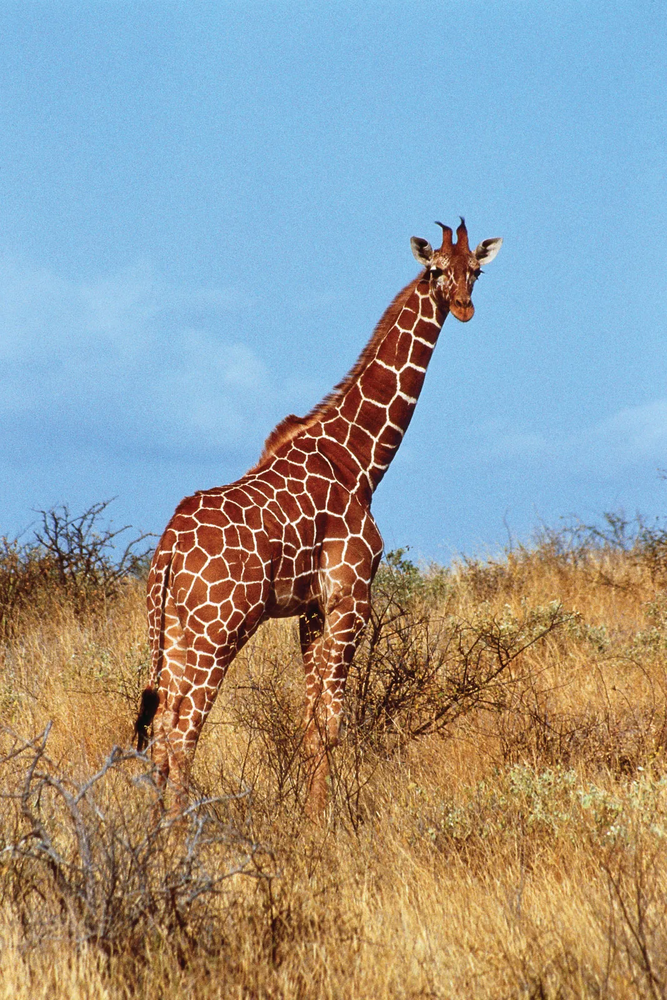
#> input picture images/giraffe-Kenya.png, 667 x 1000 px, shrunk from 1067 x 1600 before the run
$ jupyter execute 12-Edge_Detection_Using_Sobel_Canny_Laplacian.ipynb   (older library calls are emulated)
#> lines starting #> are read from the running program, lines starting #| are printed output that depends on the picture
## Edge Detection

[cell 1]
import cv2
import numpy
import matplotlib.pyplot as plt

[cell 2]
image=cv2.imread('images/giraffe-Kenya.png',cv2.IMREAD_GRAYSCALE)
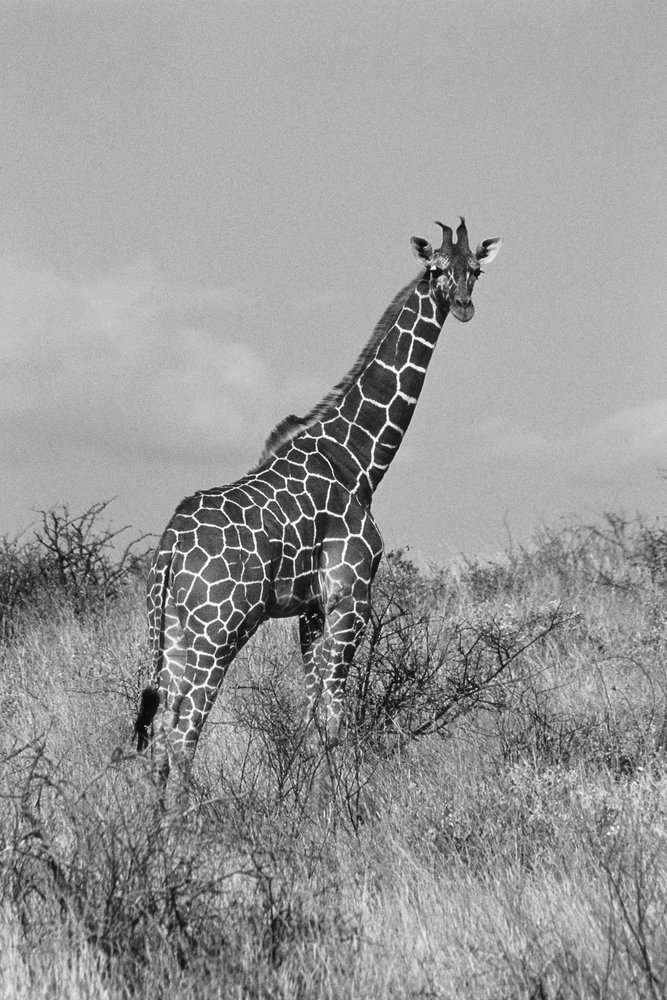
#> image: shape (1000, 667); min 7, max 255, mean 152.7


### Sobel Edge Detector

sobel_x=cv2.Sobel(image,cv2.CV_64F,1,0,ksize=3)
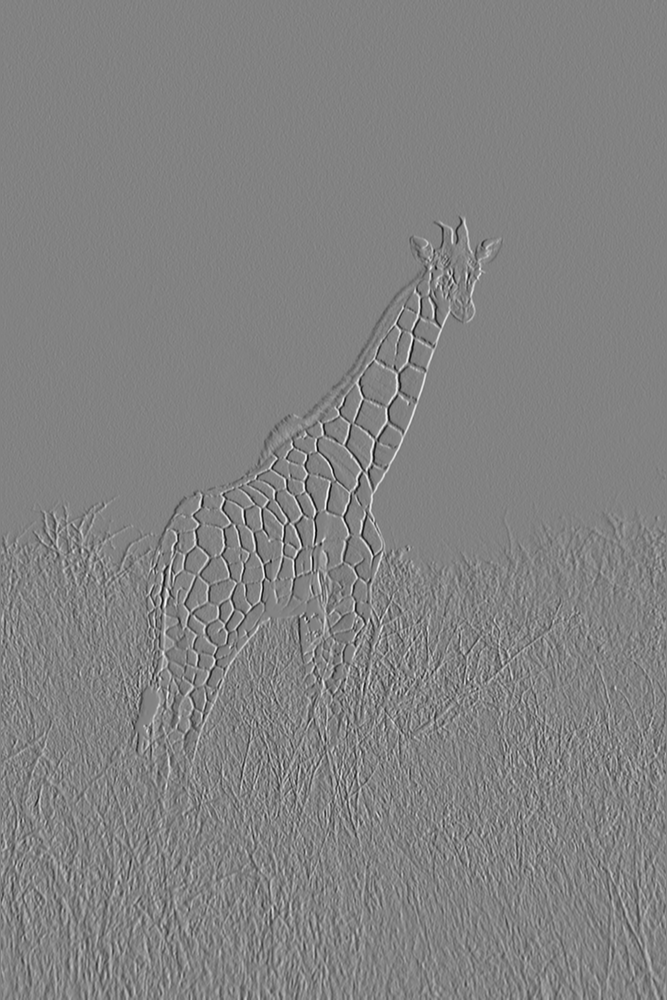
#> sobel_x: shape (1000, 667) float64; min -878, max 838, mean 0; drawn with min black and max white
sobel_y=cv2.Sobel(image,cv2.CV_64F,0,1,ksize=3)
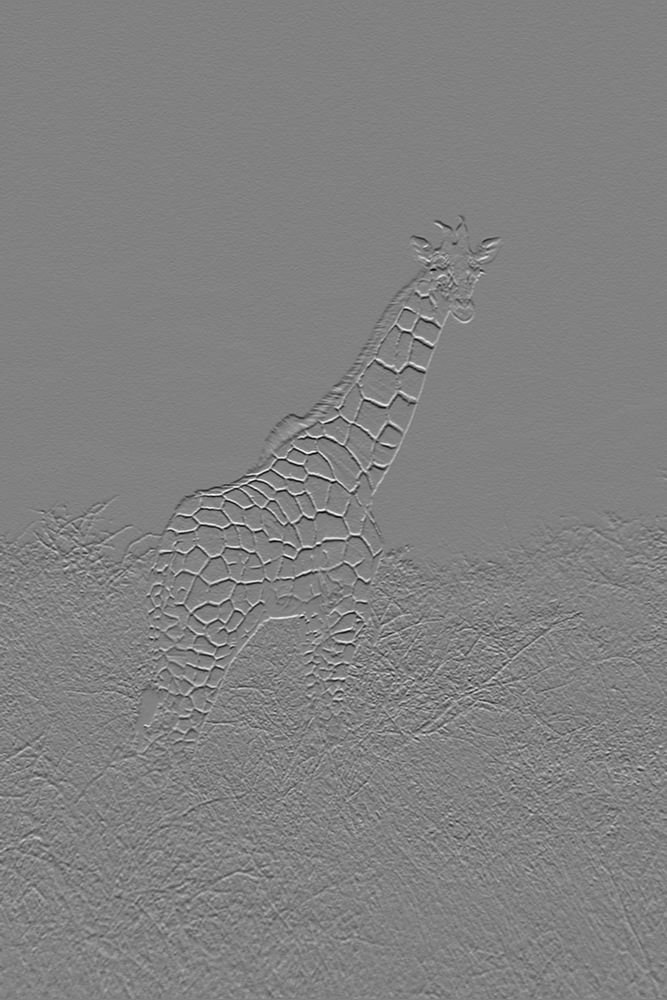
#> sobel_y: shape (1000, 667) float64; min -849, max 821, mean -0.3; drawn with min black and max white
sobel_combiend=cv2.magnitude(sobel_x,sobel_y)
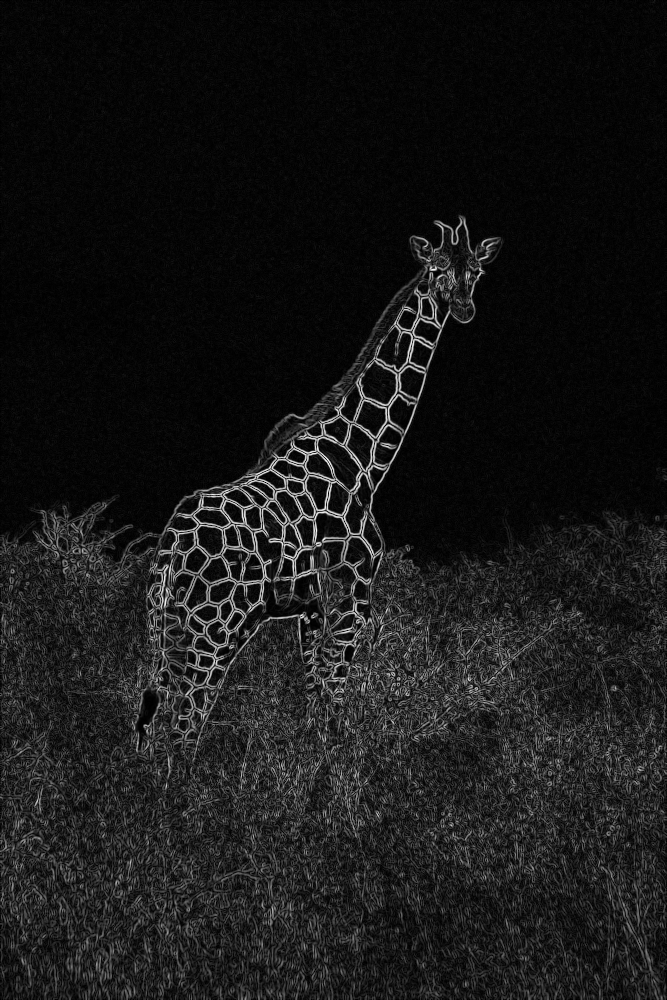
#> sobel_combiend: shape (1000, 667) float64; min 0, max 879.8, mean 85; drawn with min black and max white


### Laplacian
Laplacian = cv2.Laplacian(image,cv2.CV_64F , ksize=3)
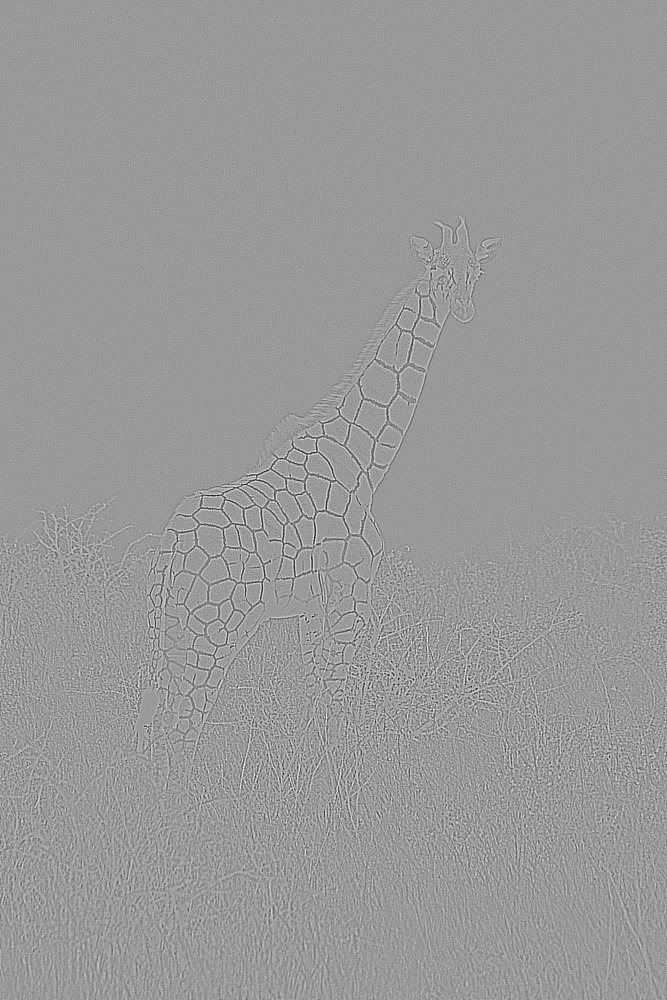
#> Laplacian: shape (1000, 667) float64; min -1332, max 886, mean 0; drawn with min black and max white
Laplacian_abs=cv2.convertScaleAbs(Laplacian)
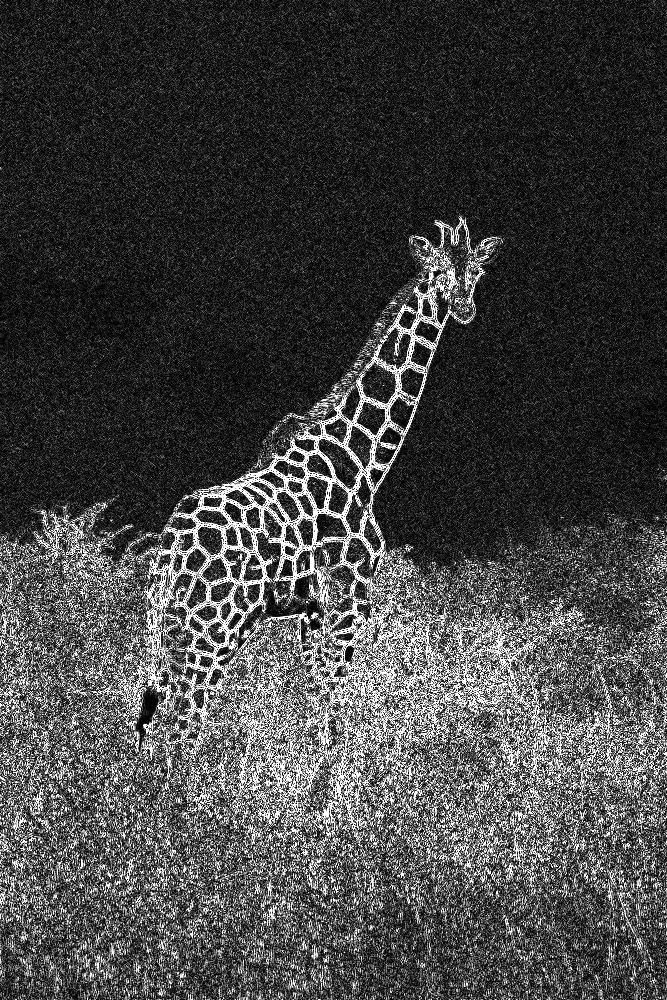
#> Laplacian_abs: shape (1000, 667); min 0, max 255, mean 68.2


## Canny
canny_edge=cv2.Canny(image,100,100)
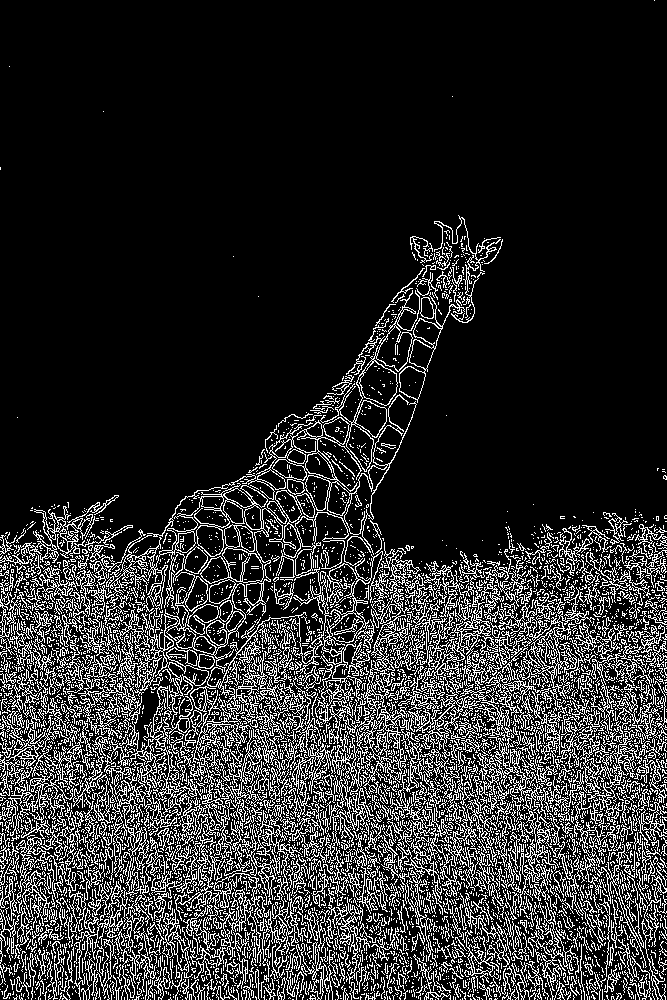
#> canny_edge: shape (1000, 667); 17.1% white in thin lines or dots

[cell 3]
title=['Original Image' ,'Sobel' , 'Laplacian_All' , 'Laplacian_abs' , 'canny_edge' ]
images=[image ,sobel_combiend , Laplacian , Laplacian_abs , canny_edge ]
plt.figure(figsize=(10,8))
for i in range(len(title)):
    plt.subplot(3,2,i+1)
    plt.imshow(images[i],cmap='gray')
    plt.title(title[i])
    plt.axis('off')
plt.show()

$ run again, with images/butterfly.jpg saved as images/giraffe-Kenya.png
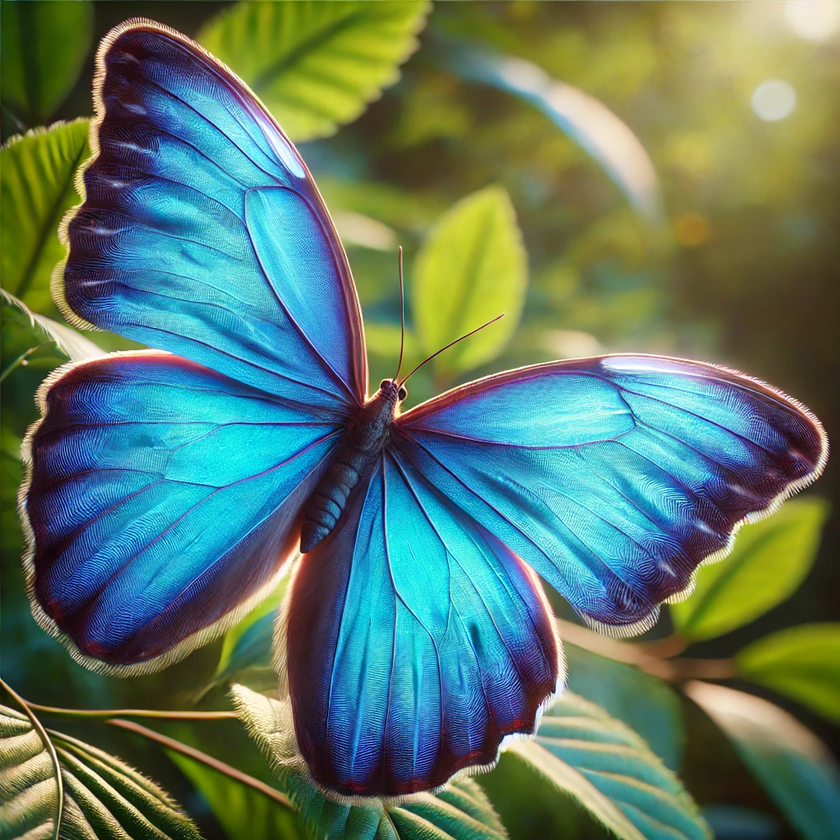
#> input picture images/butterfly.jpg, 840 x 840 px, shrunk from 1024 x 1024 before the run
#> `Laplacian = cv2.Laplacian(image,cv2.CV_64F , ksize=3)`:
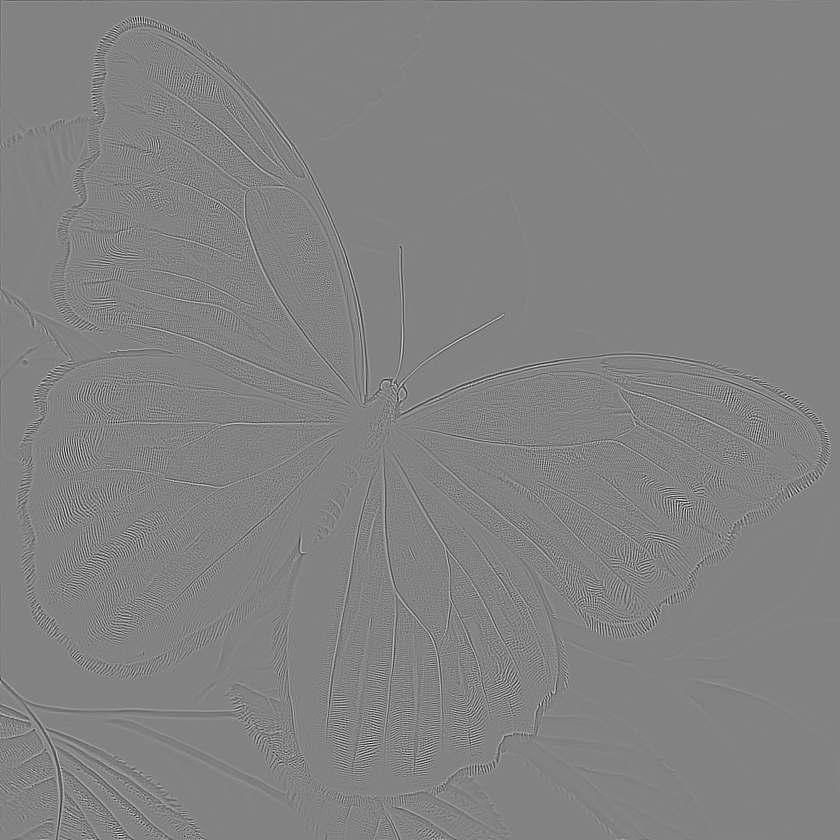
#> Laplacian: shape (840, 840) float64; min -1212, max 1156, mean -0.1; drawn with min black and max white
#> `canny_edge=cv2.Canny(image,100,100)`:
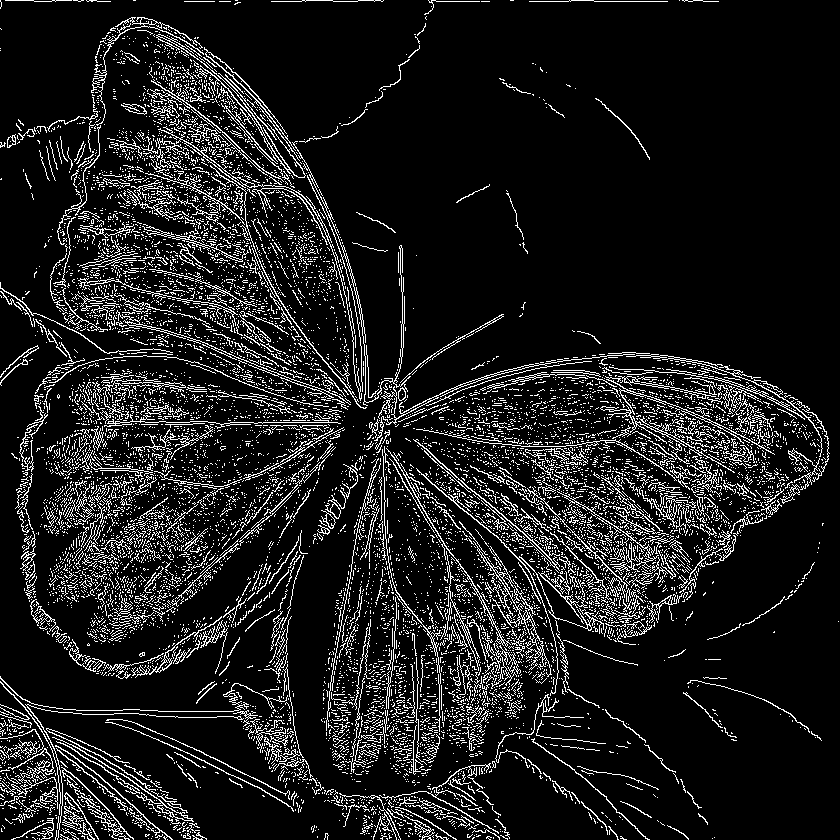
#> canny_edge: shape (840, 840); 11.2% white in thin lines or dots
